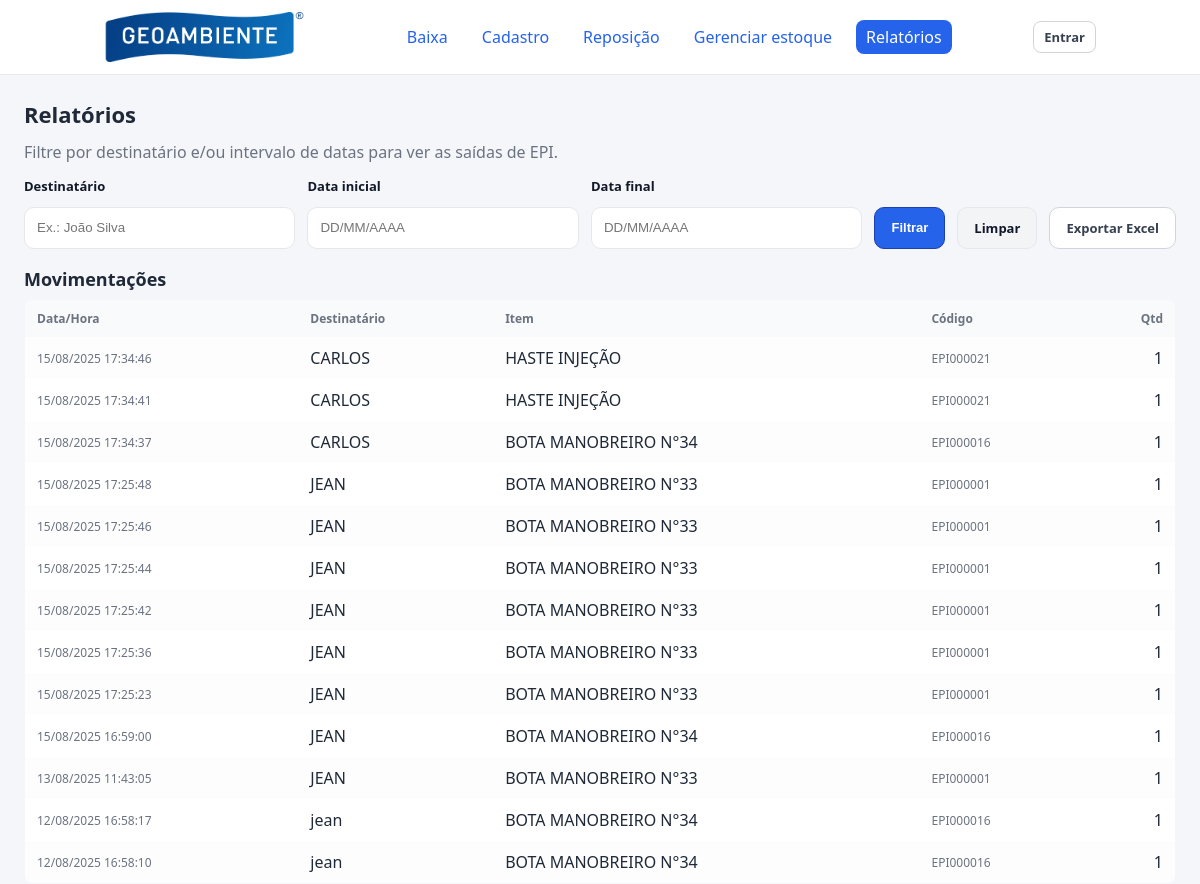
The page /relatorios on the database as committed earlier.
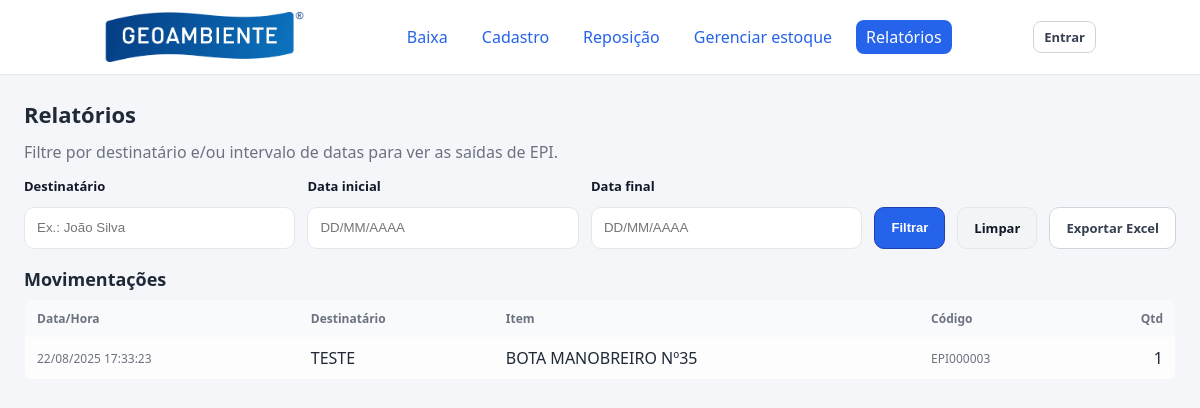
The same page on the database as committed later.
### tables this page shows
CREATE TABLE movimentacoes (
                id INTEGER PRIMARY KEY AUTOINCREMENT,
                item_id INTEGER NOT NULL,
                quantidade INTEGER NOT NULL,
                destinatario TEXT NOT NULL,
                data TEXT NOT NULL,
                FOREIGN KEY (item_id) REFERENCES itens (id)
            );

CREATE TABLE itens (
                id INTEGER PRIMARY KEY AUTOINCREMENT,
                nome TEXT NOT NULL,
                codigo TEXT UNIQUE NOT NULL,
                saldo INTEGER NOT NULL
            );

### app_epi.py (the view)
@app.route("/relatorios", methods=["GET"])
def relatorios():
    destinatario = (request.args.get("destinatario") or "").strip()
    data_ini_br  = (request.args.get("data_ini") or "").strip()
    data_fim_br  = (request.args.get("data_fim") or "").strip()
    data_ini_iso = br_to_iso(data_ini_br)
    data_fim_iso = br_to_iso(data_fim_br)
    movimentos = buscar_movimentacoes(
        destinatario if destinatario else None,
        data_ini_iso if data_ini_iso else None,
        data_fim_iso if data_fim_iso else None
    )
    conn = get_db_connection()
    cur = conn.cursor()
    cur.execute("SELECT DISTINCT destinatario FROM movimentacoes ORDER BY destinatario")
    destinatarios_unicos = [r["destinatario"] for r in cur.fetchall()]
    conn.close()
    return render_template(
        "relatorios.html",
        movimentos=movimentos,
        destinatario=destinatario,
        data_ini=data_ini_br,
        data_fim=data_fim_br,
        destinatarios_unicos=destinatarios_unicos
    )

### app_epi.py (called while the page is built, shortened)
def get_db_connection():
    conn = sqlite3.connect('estoque.db')
    conn.row_factory = sqlite3.Row
    conn.execute("PRAGMA foreign_keys = ON")
    return conn

def buscar_movimentacoes(destinatario=None, data_ini=None, data_fim=None):
    conn = get_db_connection()
    cur = conn.cursor()
    sql = """
      SELECT m.id, i.nome AS item_nome, i.codigo AS item_codigo,
             m.quantidade, m.destinatario, m.data
      FROM movimentacoes m
      JOIN itens i ON i.id = m.item_id
      WHERE 1=1
    """
    params = []
    if destinatario:
        sql += " AND LOWER(m.destinatario) = LOWER(?)"
        params.append(destinatario.strip())
    if data_ini:
        sql += " AND substr(m.data,1,10) >= ?"
        params.append(data_ini.strip())
    if data_fim:
        sql += " AND substr(m.data,1,10) <= ?"
        params.append(data_fim.strip())
    sql += " ORDER BY m.data DESC, m.id DESC"
    cur.execute(sql, tuple(params))
    rows = cur.fetchall()
    conn.close()
    return rows

def br_to_iso(d: str) -> str:
    d = (d or "").strip()
    if not d:
        return ""

### templates/relatorios.html (shortened to what this page needs)
{% extends "base.html" %}
{% block content %}
<h1>Relatórios</h1>
<p class="page-sub muted">Filtre por destinatário e/ou intervalo de datas para ver as saídas de EPI.</p>
<form method="GET" id="form-relatorios" autocomplete="off">
  <div class="field">
    <label for="destinatario">Destinatário</label>
    <input class="input" id="destinatario" name="destinatario"
           value="{{ destinatario or '' }}" list="lista-dest"
           placeholder="Ex.: João Silva">
  </div>
  <div class="field">
    <label for="data_ini">Data inicial</label>
    <input class="input" id="data_ini" name="data_ini"
           value="{{ data_ini or '' }}" placeholder="DD/MM/AAAA">
  </div>
  <div class="field">
    <label for="data_fim">Data final</label>
    <input class="input" id="data_fim" name="data_fim"
           value="{{ data_fim or '' }}" placeholder="DD/MM/AAAA">
  </div>
  <button class="btn primary" type="submit">Filtrar</button>
  <a class="btn secondary" href="{{ url_for('relatorios') }}">Limpar</a>
  <a class="btn outline"
     href="{{ url_for('relatorios_export') }}?destinatario={{ destinatario|urlencode }}&data_ini={{ data_ini|urlencode }}&data_fim={{ data_fim|urlencode }}">
     Exportar Excel
  </a>
</form>
<h2 style="margin-top:18px">Movimentações</h2>
<table class="table">
  <thead>
    <tr>
      <th>Data/Hora</th>
      <th>Destinatário</th>
      <th>Item</th>
      <th>Código</th>
      <th>Qtd</th>
    </tr>
  </thead>
  <tbody>
    {% if movimentos and movimentos|length > 0 %}
      {% for mv in movimentos %}
      <tr>
        <td class="small">
          {{ mv.data[8:10] }}/{{ mv.data[5:7] }}/{{ mv.data[0:4] }} {{ mv.data[11:] }}
        </td>
        <td>{{ mv.destinatario }}</td>
        <td>{{ mv.item_nome }}</td>
        <td class="small">{{ mv.item_codigo }}</td>
        <td>{{ mv.quantidade }}</td>
      </tr>
      {% endfor %}
    {% endif %}
  </tbody>
</table>
{% endblock %}

Rows that differ between the two databases and show on the page:
removed movimentacoes: data "15", data "08", data "2025", data "17:34:46", destinatario "CARLOS", item_nome "HASTE INJEÇÃO", item_codigo "EPI000021", quantidade "1"
removed movimentacoes: data "15", data "08", data "2025", data "17:34:41", destinatario "CARLOS", item_nome "HASTE INJEÇÃO", item_codigo "EPI000021", quantidade "1"
removed movimentacoes: data "15", data "08", data "2025", data "17:34:37", destinatario "CARLOS", item_nome "BOTA MANOBREIRO N°34", item_codigo "EPI000016", quantidade "1"
removed movimentacoes: data "15", data "08", data "2025", data "17:25:48", destinatario "JEAN", item_nome "BOTA MANOBREIRO N°33", item_codigo "EPI000001", quantidade "1"
removed movimentacoes: data "15", data "08", data "2025", data "17:25:46", destinatario "JEAN", item_nome "BOTA MANOBREIRO N°33", item_codigo "EPI000001", quantidade "1"
removed movimentacoes: data "15", data "08", data "2025", data "17:25:44", destinatario "JEAN", item_nome "BOTA MANOBREIRO N°33", item_codigo "EPI000001", quantidade "1"
removed movimentacoes: data "15", data "08", data "2025", data "17:25:42", destinatario "JEAN", item_nome "BOTA MANOBREIRO N°33", item_codigo "EPI000001", quantidade "1"
removed movimentacoes: data "15", data "08", data "2025", data "17:25:36", destinatario "JEAN", item_nome "BOTA MANOBREIRO N°33", item_codigo "EPI000001", quantidade "1"
removed movimentacoes: data "15", data "08", data "2025", data "17:25:23", destinatario "JEAN", item_nome "BOTA MANOBREIRO N°33", item_codigo "EPI000001", quantidade "1"
removed movimentacoes: data "15", data "08", data "2025", data "16:59:00", destinatario "JEAN", item_nome "BOTA MANOBREIRO N°34", item_codigo "EPI000016", quantidade "1"
removed movimentacoes: data "13", data "08", data "2025", data "11:43:05", destinatario "JEAN", item_nome "BOTA MANOBREIRO N°33", item_codigo "EPI000001", quantidade "1"
removed movimentacoes: data "12", data "08", data "2025", data "16:58:17", destinatario "jean", item_nome "BOTA MANOBREIRO N°34", item_codigo "EPI000016", quantidade "1"
removed movimentacoes: data "12", data "08", data "2025", data "16:58:10", destinatario "jean", item_nome "BOTA MANOBREIRO N°34", item_codigo "EPI000016", quantidade "1"
added movimentacoes: data "22", data "08", data "2025", data "17:33:23", destinatario "TESTE", item_nome "BOTA MANOBREIRO Nº35", item_codigo "EPI000003", quantidade "1"
